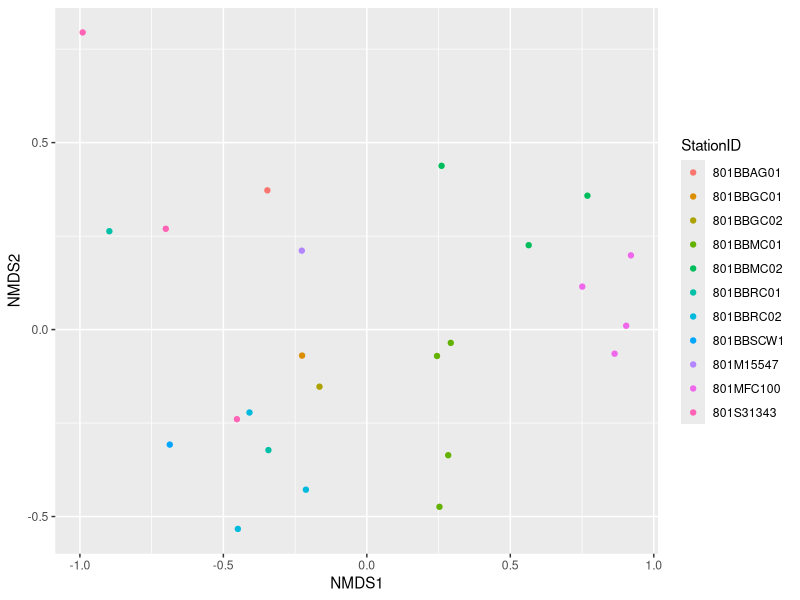

Generate this figure with R:
#load libraries
library(tidyverse)
library(vegan)
library(ggplot2)
library(readxl)

#pull in data
benthic_all_df <- read_excel("BBTrib_Benthic_2018_2019.xlsx") %>% as_tibble

#select columns of interest
benthic_df <- benthic_all_df %>% filter(CollectionMethodName == "BMI_Reach-WideBenthos") %>% 
  mutate(CollectionMethod = "BMI_RWB", SampleID=paste(StationCode, SampleDate, CollectionMethod, CollectionReplicate, sep="_"))

#create dataframe for abundance matrix
benthic_df_abun <- benthic_df %>% 
  group_by(SampleID, FinalID) %>% 
  summarize(BAResult_sum = sum(BAResult)) %>% 
  ungroup() %>% 
  pivot_wider(names_from = FinalID, values_from = BAResult_sum, values_fill = 0) %>% 
  column_to_rownames("SampleID")

#create dataframe for p_a matrix
benthic_df_pa <- benthic_df %>% 
  group_by(SampleID, FinalID) %>% 
  summarize(BAResult_sum = sum(BAResult)) %>% 
  ungroup() %>% 
  mutate(p_a = 1) %>%
  select(-BAResult_sum) %>% 
  pivot_wider(names_from = FinalID, values_from = p_a, values_fill = 0) %>% 
  column_to_rownames("SampleID")

#run nMDS function to get ordination object
benthic_ord_pa <- metaMDS(benthic_df_pa, k = 2, try = 20, trymax = 50, autotransform = F)

#extract scores from ordination
benthic_scores_pa <- data.frame(scores(benthic_ord_pa, display = "sites")) %>% 
  rownames_to_column("SampleID") %>% 
  mutate(StationID = str_sub(SampleID,1,9), SamDate = str_sub(SampleID,11,20), 
         Replicate = str_sub(SampleID, -1), SamDate = lubridate::as_date(SamDate),
         Year = lubridate::year(SamDate), Month = lubridate::month(SamDate, label=TRUE, abbr = F))

#plot ordination scores
ggplot(benthic_scores_pa, aes(x = NMDS1, y = NMDS2, colour = StationID)) +
  geom_point()
  #geom_label(aes(label = Month))
